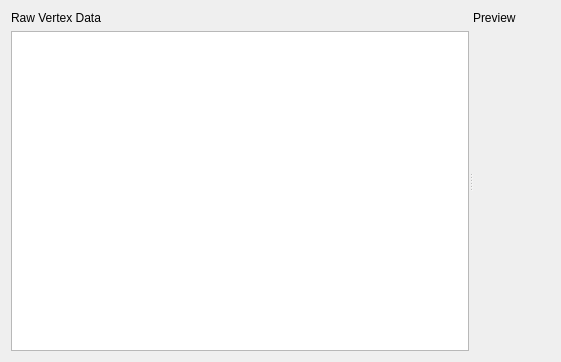
<?xml version="1.0" encoding="UTF-8"?>
<ui version="4.0">
 <class>GammaRay::SGGeometryTab</class>
 <widget class="QWidget" name="GammaRay::SGGeometryTab">
  <property name="geometry">
   <rect>
    <x>0</x>
    <y>0</y>
    <width>561</width>
    <height>362</height>
   </rect>
  </property>
  <layout class="QVBoxLayout" name="verticalLayout">
   <item>
    <widget class="QSplitter" name="splitter_6">
     <property name="orientation">
      <enum>Qt::Horizontal</enum>
     </property>
     <widget class="QWidget" name="verticalLayoutWidget">
      <layout class="QVBoxLayout" name="verticalLayout">
       <item>
        <widget class="QLabel" name="label">
         <property name="text">
          <string>Raw Vertex Data</string>
         </property>
        </widget>
       </item>
       <item>
        <widget class="QTableView" name="tableView"/>
       </item>
      </layout>
     </widget>
     <widget class="QWidget" name="verticalLayoutWidget">
      <layout class="QVBoxLayout" name="verticalLayout">
       <item>
        <widget class="QLabel" name="label_2">
         <property name="text">
          <string>Preview</string>
         </property>
        </widget>
       </item>
       <item>
        <widget class="SGWireframeWidget" name="wireframeWidget" native="true">
         <property name="sizePolicy">
          <sizepolicy hsizetype="Expanding" vsizetype="Expanding">
           <horstretch>0</horstretch>
           <verstretch>0</verstretch>
          </sizepolicy>
         </property>
        </widget>
       </item>
      </layout>
     </widget>
    </widget>
   </item>
  </layout>
 </widget>
 <customwidgets>
  <customwidget>
   <class>SGWireframeWidget</class>
   <extends>QWidget</extends>
   <header location="global">plugins/quickinspector/geometryextension/sgwireframewidget.h</header>
   <container>1</container>
  </customwidget>
 </customwidgets>
 <resources/>
 <connections/>
</ui>
